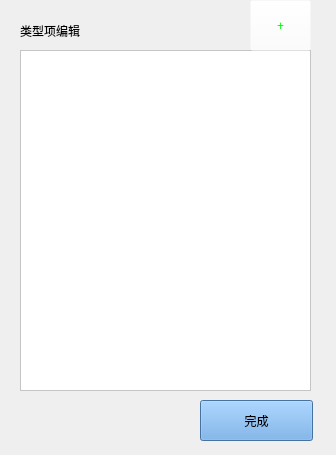
<?xml version="1.0" encoding="UTF-8"?>
<ui version="4.0">
 <class>Form</class>
 <widget class="QWidget" name="Form">
  <property name="geometry">
   <rect>
    <x>0</x>
    <y>0</y>
    <width>336</width>
    <height>455</height>
   </rect>
  </property>
  <property name="windowTitle">
   <string>搜索类型编辑框</string>
  </property>
  <widget class="QWidget" name="verticalLayoutWidget_3">
   <property name="geometry">
    <rect>
     <x>20</x>
     <y>50</y>
     <width>291</width>
     <height>341</height>
    </rect>
   </property>
   <layout class="QVBoxLayout" name="layout_scroll">
    <item>
     <widget class="QScrollArea" name="area_type">
      <property name="styleSheet">
       <string notr="true">background-color: rgb(255, 255, 255);</string>
      </property>
      <property name="widgetResizable">
       <bool>true</bool>
      </property>
      <widget class="QWidget" name="scrollAreaWidgetContents">
       <property name="geometry">
        <rect>
         <x>0</x>
         <y>0</y>
         <width>287</width>
         <height>337</height>
        </rect>
       </property>
      </widget>
     </widget>
    </item>
   </layout>
  </widget>
  <widget class="QPushButton" name="btn_save">
   <property name="geometry">
    <rect>
     <x>200</x>
     <y>400</y>
     <width>113</width>
     <height>41</height>
    </rect>
   </property>
   <property name="cursor">
    <cursorShape>PointingHandCursor</cursorShape>
   </property>
   <property name="styleSheet">
    <string notr="true">font: 16pt &quot;.SF NS Text&quot;;
background-color: rgb(98, 160, 226);</string>
   </property>
   <property name="text">
    <string>完成</string>
   </property>
  </widget>
  <widget class="QLabel" name="label">
   <property name="geometry">
    <rect>
     <x>20</x>
     <y>10</y>
     <width>121</width>
     <height>41</height>
    </rect>
   </property>
   <property name="styleSheet">
    <string notr="true">font: 18pt &quot;Adobe Arabic&quot;;</string>
   </property>
   <property name="text">
    <string>类型项编辑</string>
   </property>
  </widget>
  <widget class="QPushButton" name="btn_add_type">
   <property name="geometry">
    <rect>
     <x>250</x>
     <y>0</y>
     <width>61</width>
     <height>51</height>
    </rect>
   </property>
   <property name="cursor">
    <cursorShape>PointingHandCursor</cursorShape>
   </property>
   <property name="styleSheet">
    <string notr="true">font: 70pt &quot;Adobe Arabic&quot;;
background-color: rgba(255, 255, 255, 0);
color:rgb(0, 255, 0);</string>
   </property>
   <property name="text">
    <string>+</string>
   </property>
  </widget>
 </widget>
 <resources/>
 <connections/>
</ui>
